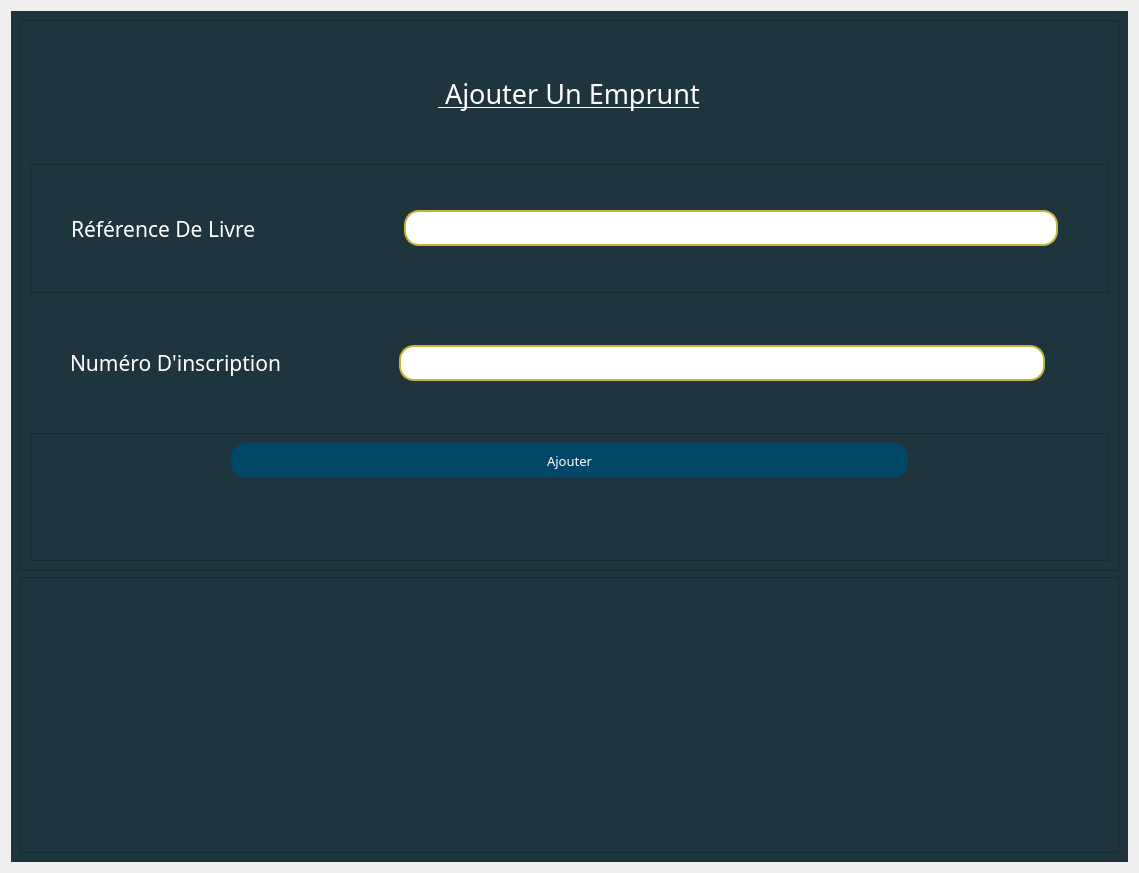
<?xml version="1.0" encoding="UTF-8"?>
<ui version="4.0">
 <class>Form</class>
 <widget class="QWidget" name="Form">
  <property name="geometry">
   <rect>
    <x>0</x>
    <y>0</y>
    <width>1139</width>
    <height>873</height>
   </rect>
  </property>
  <property name="windowTitle">
   <string>Form</string>
  </property>
  <property name="styleSheet">
   <string notr="true"/>
  </property>
  <layout class="QVBoxLayout" name="verticalLayout">
   <item>
    <widget class="QWidget" name="widget_2" native="true">
     <property name="styleSheet">
      <string notr="true">background-color: rgb(31, 53, 61);
color : rgb(255, 255, 255);

</string>
     </property>
     <layout class="QVBoxLayout" name="verticalLayout_4" stretch="2,1">
      <item>
       <widget class="QFrame" name="frame">
        <property name="cursor">
         <cursorShape>IBeamCursor</cursorShape>
        </property>
        <property name="frameShape">
         <enum>QFrame::StyledPanel</enum>
        </property>
        <property name="frameShadow">
         <enum>QFrame::Raised</enum>
        </property>
        <layout class="QVBoxLayout" name="verticalLayout_2">
         <item alignment="Qt::AlignHCenter|Qt::AlignVCenter">
          <widget class="QLabel" name="label">
           <property name="font">
            <font>
             <family>Forte</family>
             <pointsize>20</pointsize>
             <underline>true</underline>
            </font>
           </property>
           <property name="text">
            <string> Ajouter Un Emprunt</string>
           </property>
          </widget>
         </item>
         <item>
          <widget class="QFrame" name="frame_2">
           <property name="font">
            <font>
             <family>Sitka Small</family>
             <pointsize>16</pointsize>
            </font>
           </property>
           <property name="frameShape">
            <enum>QFrame::StyledPanel</enum>
           </property>
           <property name="frameShadow">
            <enum>QFrame::Raised</enum>
           </property>
           <layout class="QHBoxLayout" name="horizontalLayout" stretch="1,2">
            <property name="leftMargin">
             <number>40</number>
            </property>
            <property name="topMargin">
             <number>11</number>
            </property>
            <property name="rightMargin">
             <number>50</number>
            </property>
            <property name="bottomMargin">
             <number>11</number>
            </property>
            <item>
             <widget class="QLabel" name="label_2">
              <property name="font">
               <font>
                <family>Sitka Small</family>
                <pointsize>16</pointsize>
                <weight>50</weight>
                <bold>false</bold>
               </font>
              </property>
              <property name="cursor">
               <cursorShape>IBeamCursor</cursorShape>
              </property>
              <property name="text">
               <string>Référence De Livre</string>
              </property>
             </widget>
            </item>
            <item>
             <widget class="QLineEdit" name="reference">
              <property name="font">
               <font>
                <family>Sitka Small</family>
                <pointsize>16</pointsize>
               </font>
              </property>
              <property name="styleSheet">
               <string notr="true">QLineEdit {
	border :2px solid ;
	border-radius : 15px;
	border-color: rgb(197, 181, 61);
	background-color: rgb(255, 255, 255);
	color :rgb(0, 0, 0);
}
QLineEdit:hover {
	border : 2px solid rgbrgb(97, 89, 30);
}

</string>
              </property>
              <property name="maxLength">
               <number>3</number>
              </property>
             </widget>
            </item>
           </layout>
          </widget>
         </item>
         <item>
          <widget class="QWidget" name="widget" native="true">
           <property name="font">
            <font>
             <family>Sitka Small</family>
             <pointsize>16</pointsize>
            </font>
           </property>
           <layout class="QHBoxLayout" name="horizontalLayout_2" stretch="1,2,0">
            <property name="leftMargin">
             <number>40</number>
            </property>
            <property name="rightMargin">
             <number>50</number>
            </property>
            <item>
             <widget class="QLabel" name="label_3">
              <property name="font">
               <font>
                <family>Sitka Small</family>
                <pointsize>16</pointsize>
               </font>
              </property>
              <property name="cursor">
               <cursorShape>IBeamCursor</cursorShape>
              </property>
              <property name="text">
               <string>Numéro D'inscription</string>
              </property>
             </widget>
            </item>
            <item>
             <widget class="QLineEdit" name="num_insc">
              <property name="font">
               <font>
                <family>Sitka Small</family>
                <pointsize>16</pointsize>
               </font>
              </property>
              <property name="styleSheet">
               <string notr="true">QLineEdit {
	border :2px solid ;
	border-radius : 15px;
	border-color: rgb(197, 181, 61);
	background-color: rgb(255, 255, 255);
	color :rgb(0, 0, 0);
}
QLineEdit:hover {
	border : 2px solid rgbrgb(97, 89, 30);
}

</string>
              </property>
              <property name="inputMask">
               <string>999999</string>
              </property>
             </widget>
            </item>
            <item alignment="Qt::AlignLeft|Qt::AlignTop">
             <widget class="QLabel" name="label_4">
              <property name="font">
               <font>
                <pointsize>10</pointsize>
               </font>
              </property>
              <property name="styleSheet">
               <string notr="true">color: rgb(217, 0, 0);</string>
              </property>
              <property name="text">
               <string/>
              </property>
             </widget>
            </item>
           </layout>
          </widget>
         </item>
         <item>
          <widget class="QFrame" name="frame_10">
           <property name="frameShape">
            <enum>QFrame::StyledPanel</enum>
           </property>
           <property name="frameShadow">
            <enum>QFrame::Raised</enum>
           </property>
           <layout class="QVBoxLayout" name="verticalLayout_3" stretch="0,0">
            <property name="leftMargin">
             <number>200</number>
            </property>
            <property name="rightMargin">
             <number>200</number>
            </property>
            <item>
             <widget class="QPushButton" name="pushButton">
              <property name="font">
               <font>
                <family>Sitka Small</family>
                <pointsize>10</pointsize>
               </font>
              </property>
              <property name="cursor">
               <cursorShape>PointingHandCursor</cursorShape>
              </property>
              <property name="styleSheet">
               <string notr="true">QPushButton{
	height : 35px;
	background-color :rgb(0, 71, 104);
	border-radius : 15px;
}


QPushButton:hover{
	background-color: rgb(0, 92, 157);
}</string>
              </property>
              <property name="text">
               <string>Ajouter</string>
              </property>
             </widget>
            </item>
            <item alignment="Qt::AlignHCenter|Qt::AlignVCenter">
             <widget class="QLabel" name="label_11">
              <property name="font">
               <font>
                <family>Sitka Small</family>
                <pointsize>10</pointsize>
                <weight>75</weight>
                <italic>true</italic>
                <bold>true</bold>
                <underline>false</underline>
                <strikeout>false</strikeout>
                <kerning>true</kerning>
               </font>
              </property>
              <property name="focusPolicy">
               <enum>Qt::NoFocus</enum>
              </property>
              <property name="contextMenuPolicy">
               <enum>Qt::DefaultContextMenu</enum>
              </property>
              <property name="layoutDirection">
               <enum>Qt::LeftToRight</enum>
              </property>
              <property name="styleSheet">
               <string notr="true">color: rgb(220, 0, 0);</string>
              </property>
              <property name="text">
               <string/>
              </property>
              <property name="buddy">
               <cstring></cstring>
              </property>
             </widget>
            </item>
           </layout>
          </widget>
         </item>
        </layout>
       </widget>
      </item>
      <item>
       <widget class="QFrame" name="frame_4">
        <property name="frameShape">
         <enum>QFrame::StyledPanel</enum>
        </property>
        <property name="frameShadow">
         <enum>QFrame::Raised</enum>
        </property>
       </widget>
      </item>
     </layout>
    </widget>
   </item>
  </layout>
 </widget>
 <resources>
  <include location="../Etudiant/etudiant.qrc"/>
 </resources>
 <connections/>
</ui>
